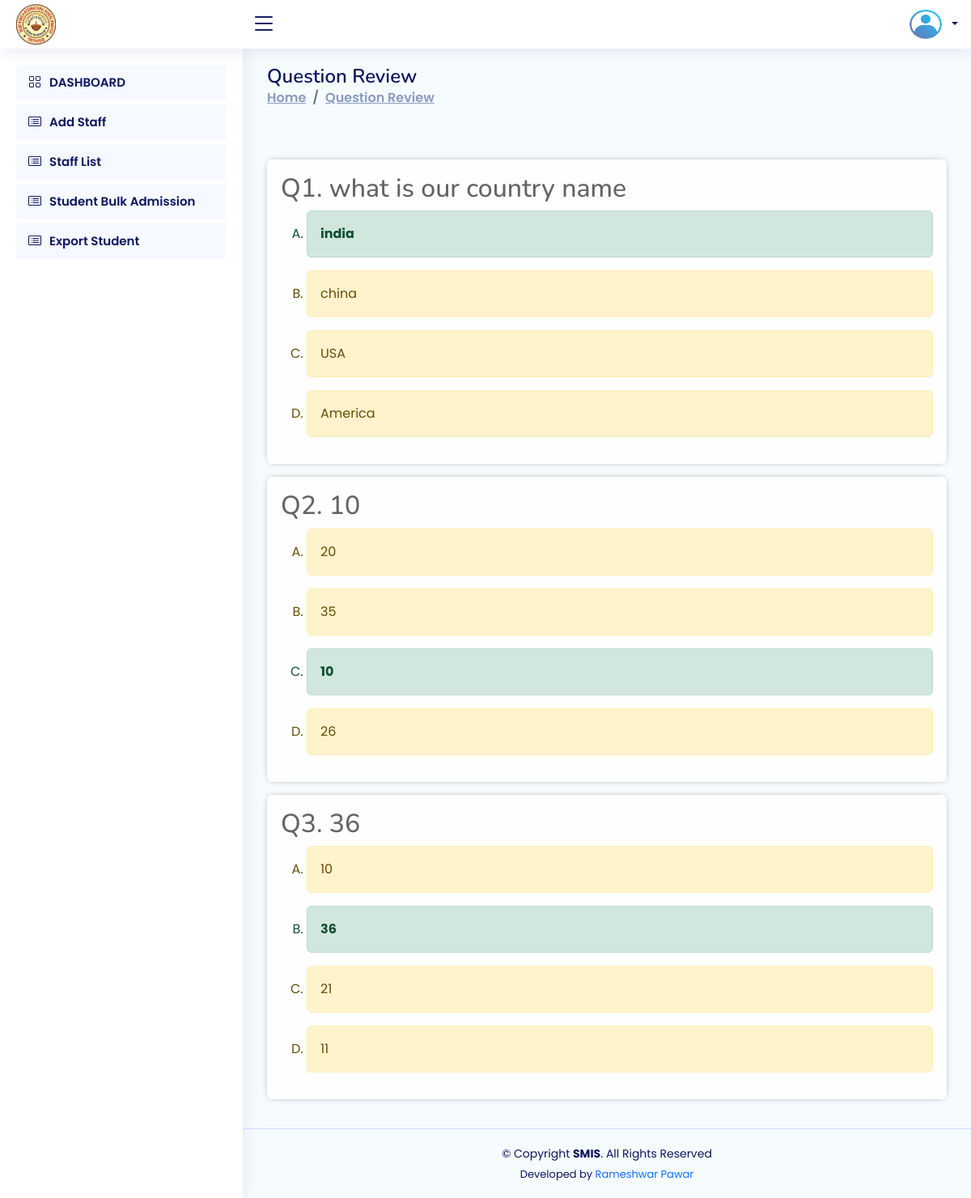
The app's page /Institute/institute__exam_question_ans_review/1 with its own data.
### Institute/models.py (models this page shows, shortened)
class Question(models.Model):
    exam = models.ForeignKey(Exam, on_delete=models.CASCADE,null=True)
    question_text = models.CharField(max_length=1000)

class Option(models.Model):
    question = models.ForeignKey(Question, on_delete=models.CASCADE)
    option_text = models.CharField(max_length=200)
    is_correct = models.BooleanField(default=False)

### Institute/views.py (the view)
# urls.py: path("institute__exam_question_ans_review/<int:id>",views.institute__exam_question_ans_review,name="institute__exam_question_ans_review"),
def institute__exam_question_ans_review(request,id):
    exam_record = get_object_or_404(Exam, id=id)
    questions_record = Question.objects.filter(exam=exam_record)
    exam_details = Question.objects.filter(exam=exam_record)
    context = {'exam_details': exam_details, 'exam': exam_record, 'questions': questions_record}
    return render(request, 'institute__exam_question_ans_review.html', context)

### Staff/views.py (called while the page is built)
def my_exam_list_object_for_base(request):
    if request.user.is_authenticated:
        exam = Exam.objects.filter(staff_id=request.user.staff_id).order_by('-id')
    else:
        exam={}
    return {'exam_list_data': exam}

### Institute/templates/institute__exam_question_ans_review.html (shortened to what this page needs)
{% extends 'institute_base.html' %}
{% load crispy_forms_tags %}
{% load static %}
{% block content %}
<main id="main" class="main">
    <div class="pagetitle">
        <h1>Question Review</h1>
        <nav>
            <ol class="breadcrumb">
                <li class="breadcrumb-item"><a href="#">Home</a></li>
                <li class="breadcrumb-item"><a href="#">Question Review </a></li>
            </ol>
        </nav>
    </div>
    <section class="section dashboard">
        <div class="row">
            <div class="col-lg-12">
                <br><br>
                {% if questions %}
                {% for question in questions %}
                <div class="alert alert-light" style="box-shadow:0px 0px 10px -4px;" id="question-{{ question.id }}">
                    <h2>Q{{forloop.counter}}. {{ question.question_text }}</h2>
                    <ol type="A">
                        {% for option in question.option_set.all %}
                        {% if option.is_correct %}
                        <li class="alert alert-success" >
                            <strong>{{ option.option_text }}</strong>
                        </li>
                        {% else %}
                        <li class="alert alert-warning" >
                            {{ option.option_text }}
                        </li>
                        {% endif %}
                        {% endfor %}
                    </ol>
                </div>
                {% endfor %}
                {% else %}
                <center>
                    <h3>No Questions Available</h3>
                </center>
                {% endif %}
            </div>
        </div>
    </section>
</main>
{% endblock content %}

### Institute/templates/institute_base.html (style rules this page uses)
body { background:#F6FBFE; }

### Institute/templates/institute__exam_question_ans_review.html (style rules this page uses)
* { font-family: 'Poppins', sans-serif; }

### records on screen
Question: question_text "what is our country name"
Option: option_text "india"
Option: option_text "china"
Option: option_text "USA"
Option: option_text "America"
Question: question_text "10"
Option: option_text "20"
Option: option_text "35"
Option: option_text "10"
Option: option_text "26"
Question: question_text "36"
Option: option_text "10"
Option: option_text "36"
Option: option_text "21"
Option: option_text "11"
